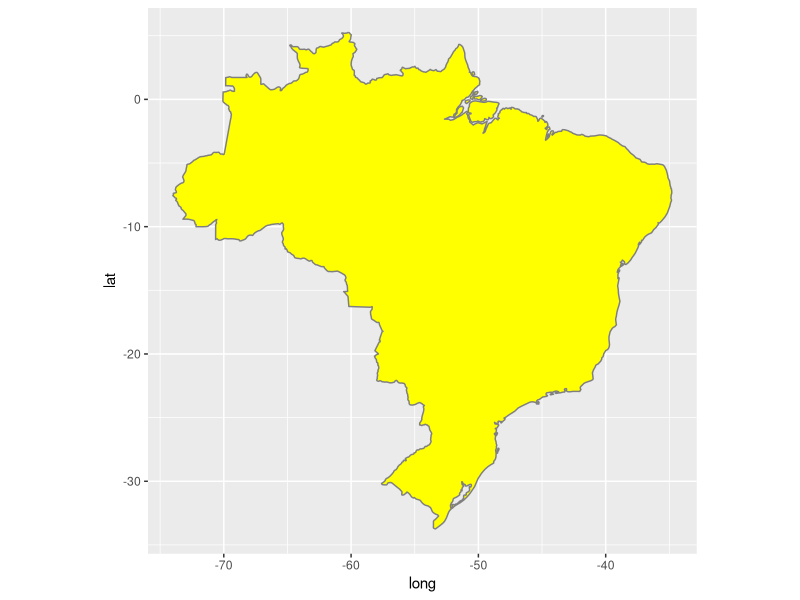
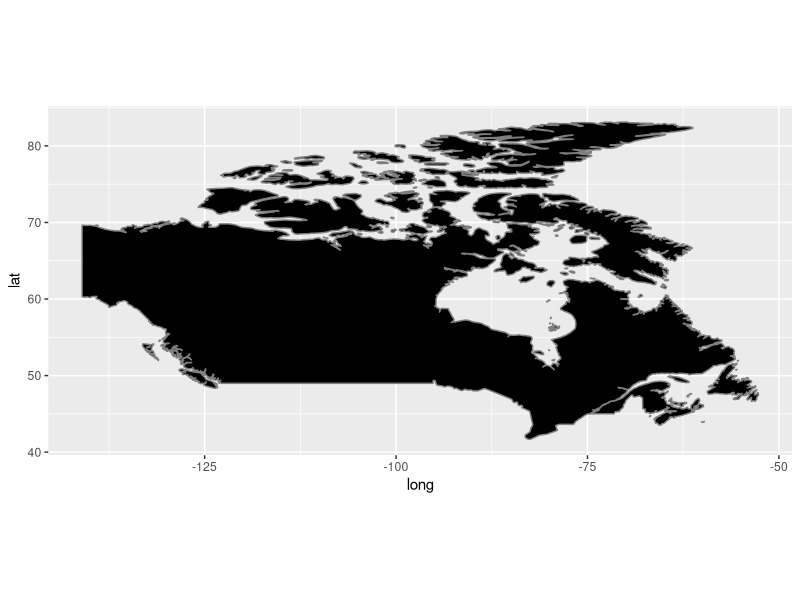
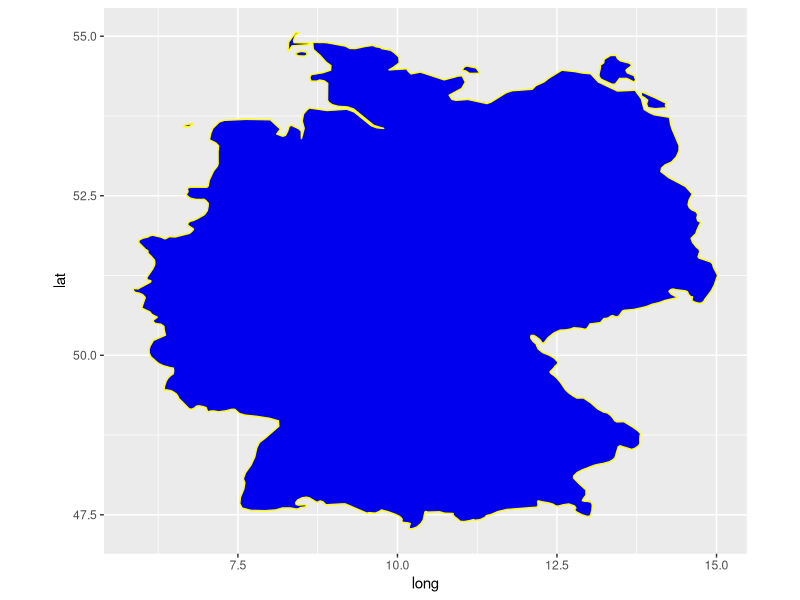

Reproduce these figures in R, in order.
# install.packages("ggplot2", dependencies = T)
library(ggplot2)

ggplot() + borders("world", regions = "brazil", fill = "yellow") + coord_equal()

ggplot() + borders("world", regions = "canada", fill = "black") + coord_equal()

ggplot() + borders("world", regions = "german", fill = "blue2", colour = 'yellow') + coord_equal()